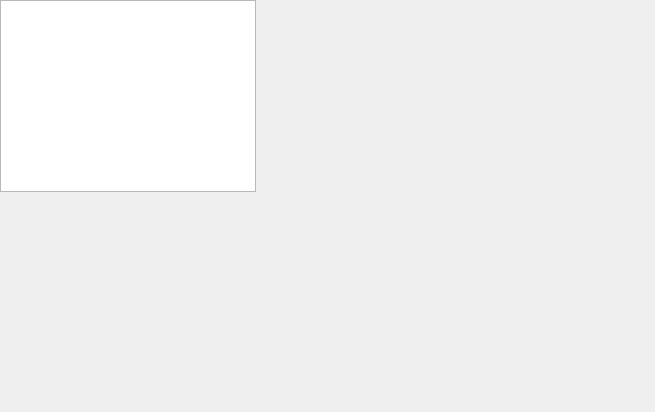
<?xml version="1.0" encoding="UTF-8"?>
<ui version="4.0">
 <class>MainForm</class>
 <widget class="QDialog" name="MainForm">
  <property name="geometry">
   <rect>
    <x>0</x>
    <y>0</y>
    <width>655</width>
    <height>412</height>
   </rect>
  </property>
  <property name="windowTitle">
   <string>Dialog</string>
  </property>
  <widget class="CanvasGraphicsView" name="mainView">
   <property name="geometry">
    <rect>
     <x>0</x>
     <y>0</y>
     <width>256</width>
     <height>192</height>
    </rect>
   </property>
   <property name="sizePolicy">
    <sizepolicy hsizetype="Fixed" vsizetype="Fixed">
     <horstretch>0</horstretch>
     <verstretch>0</verstretch>
    </sizepolicy>
   </property>
  </widget>
 </widget>
 <customwidgets>
  <customwidget>
   <class>CanvasGraphicsView</class>
   <extends>QGraphicsView</extends>
   <header>canvas_graphicsview.h</header>
   <slots>
    <signal>capture_complete()</signal>
   </slots>
  </customwidget>
 </customwidgets>
 <resources/>
 <connections>
  <connection>
   <sender>mainView</sender>
   <signal>capture_complete()</signal>
   <receiver>MainForm</receiver>
   <slot>accept()</slot>
   <hints>
    <hint type="sourcelabel">
     <x>154</x>
     <y>98</y>
    </hint>
    <hint type="destinationlabel">
     <x>484</x>
     <y>203</y>
    </hint>
   </hints>
  </connection>
 </connections>
 <slots>
  <slot>btnMain_clicked()</slot>
 </slots>
</ui>
